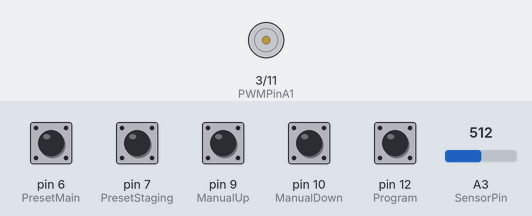
A sketch run on a simulated Arduino Uno, built with avr-gcc and run on an emulated ATmega328P. Shown: motor-driver pin pairs drawn as motors (green arrow = first pin HIGH = forward, orange = second pin HIGH = backward, longer = more drive, scaled by the enable pin). The test bench sets the inputs (shaded band); at power-on: pin 6 (PresetMain), pin 7 (PresetStaging), pin 9 (ManualUp), pin 10 (ManualDown), pin 12 (Program) HIGH, A3 (SensorPin) = 512.

Above: at 1.2 s.
1.3 s: pin 6 (PresetMain) pulled LOW for 0.15 s
At 1.7 s:
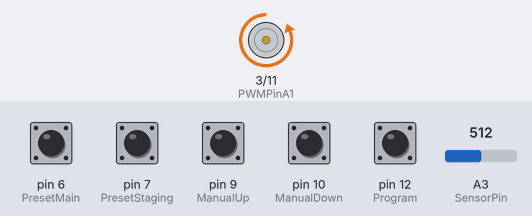
2.9 s: pin 9 (ManualUp) pulled LOW for 0.15 s
At 2.97 s:
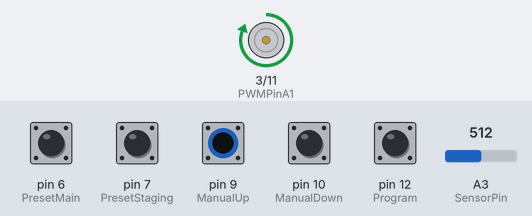
4.5 s: pin 6 (PresetMain) pulled LOW for 1 s
At 5.4 s:
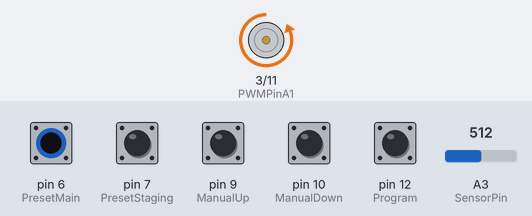
7.0 s: A3 (SensorPin) set to 10
At 7.3 s:
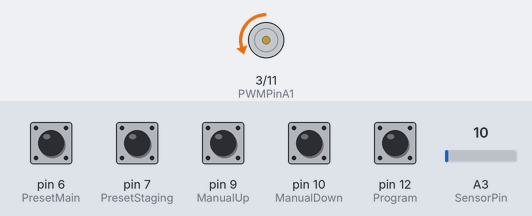
8.5 s: pin 7 (PresetStaging) pulled LOW for 0.15 s
10.1 s: pin 10 (ManualDown) pulled LOW for 0.15 s
At 11.6 s:
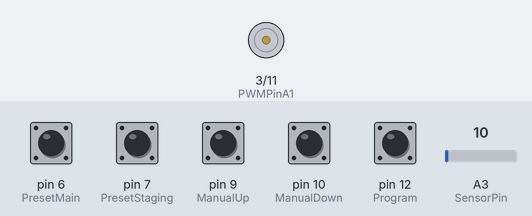
Timing chart, 0 to 12.7 s (numbered marks = the images above; inputs shaded):
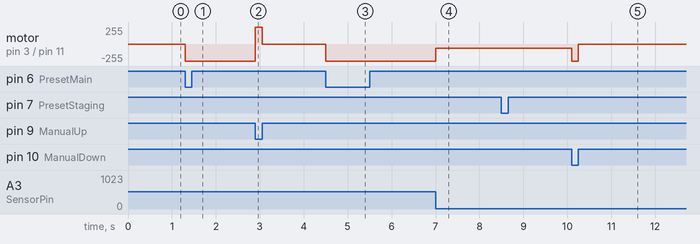

The sketch:

Elevator.v0.8.ino
```cpp
// Version 0.8
// Version history
// 0.0 - Enables the MegaMoto board and sets the motor pins to inactive to avoid immediate movement of actuator
// 0.1 - Enables the manual up/down control button
// 0.2 - Adds the ElevatorUp, ElevatorDown, and ElevatorStop functions
// 0.3 - Add reading input from actuator
// 0.4 - Add support for preset buttons
// 0.5 - Add slowing down the elevator as it nears target to improve accuracy
// 0.6 - Add programming support
// 0.7 - Add EEPROM support
// 0.8 - Commented out the debugging messages and added more comments

/*
 * by Serdar Soysal
 *
 * Big thanks to code samples at arduino.cc, Firgelli Automations, Progressive Automations, and Shift Automation.
 *
 * This code uses an Arduino Uno board to control a position feedback linear actuator using various tactile switches for control.
 * The goal is to use this as a control mechanism for a train elevator.
 * This implementation uses two levels: main and staging. It is possible to extend the code to use more levels by adding the necessary switches and controls.
 * The implementation has the following details:
 *   - Preset pushbuttons for both levels
 *   - Ability to move the elevator manually using a momentary SPDT switch
 *   - Ability to program either preset pushbutton to the current location of the actuator
 *   - The preset values are stored in the EEPROM memory to avoid losing them each time the board is turned off
 *
 * Potential improvements:
 *   - Add a potentiometer input for controlling the speed of the actuator
 *   - Add digital display output for elevator levels
 */

// Add additional libraries
#include <Button.h>
#include <EEPROM.h>

// Use the jumpers on the board to select which pins will be used
int EnablePin = 8; // use pin 8 to enable board
int PWMPinA1 = 3;  // motor pin A for actuator
int PWMPinB1 = 11; // motor pin B for actuator
// switch these two pins if the elevator moves in the opposite direction than you expect

// Declare our buttons and specify the correponding pins
Button ManualUp(9);      // use pin 9 to move elevator up manually
Button ManualDown(10);   // use pin 10 to move elevator down manually
Button PresetMain(6);    // use pin 6 to move elevator to main level
Button PresetStaging(7); // use pin 7 to move elevator to staging level
Button Program(12);      // use pin 12 for programming switch

// Specify our input pin for actuator position
int SensorPin = A3;

// Set other globally used variables
// int delaytime = 5*1000; // 5 seconds times 1,000 to convert to milliseconds
int MainLevel;    // will store/read these values from EEPROM for production
int StagingLevel; // will store/read these values from EEPROM for production
int CurrentPos = 0;   // use to read the current position of actuator
int TargetPos = 0;    // use to set the target position of actuator
int Accuracy = 1;    // stopping accuracy of the actuator - must be at least 15 less than ApproachLimit
int ApproachLimit = 20;   // defines the vicinity of target where the actuator will slow down - must be at least 15 greater than Accuracy
bool Programming = false; // if true, elevator is in programming mode
bool AutoPilot = false;   // if true, elevator is on autopilot
const int Stopped = 0;    // elevator autopilot status
const int GoingUp = 1;    // elevator autopilot status
const int GoingDown = 2;  // elevator autopilot status
const int Fast = 3;       // elevator autopilot speed
const int Slow = 4;       // elevator autopilot speed
int AutoPilotStatus = Stopped;  // start at stopped level
int AutoPilotSpeed = Fast;      // default speed is Fast
int FullSpeed = 255;    // full elevator speed - adjust based on your actuator
int ApproachSpeed = 60; // slow elevator speed - adjust based on your actuator
const int MainAddress = 0;    // EEPROM address for storing the main level
const int StagingAddress = 5; // EEPROM address for storing the staging level

void setup() {
  // initialize serial port
  Serial.begin(9600);

  // initialize our buttons
  ManualUp.begin();
  ManualDown.begin();
  PresetMain.begin();
  PresetStaging.begin();
  Program.begin();

  // read values from EEPROM
  EEPROM.get(MainAddress,MainLevel);
  EEPROM.get(StagingAddress,StagingLevel);
  // Serial.println("Read the following values for main and staging levels:");
  // Serial.println(MainLevel);
  // Serial.println(StagingLevel);

  // initialize MegaMoto board
  pinMode(EnablePin, OUTPUT); //Enable the board
  pinMode(PWMPinA1, OUTPUT);
  pinMode(PWMPinB1, OUTPUT);  //Set motor outputs

  // set our sensor pin to read
  pinMode(SensorPin, INPUT);

  // make sure we don't move the actuator upon start
  analogWrite(PWMPinA1, 0);
  analogWrite(PWMPinB1, 0);

  // enable the megamoto shield
  // Serial.println("Enabling MegaMoto shield");
  // delay(delaytime);
  digitalWrite(EnablePin, HIGH);
  // Serial.println("MegaMoto shield is now enabled");

}

void loop() {

  CurrentPos = ReadPos();

  // if the elevator is moving on autopilot because a preset button is pressed AND the target position is reached, stop the elevator
  if ((AutoPilot) && (ReachedTarget(CurrentPos))) {
      ElevatorStop();
      AutoPilot = false;
      AutoPilotStatus = Stopped;
  }

  // check to see if the preset button for main level is pressed
  if (PresetMain.pressed()) {
    // if the elevator is in programming mode, then we should read the current position, set the variable for main level to that value and also store it in the EEPROM
    if (Programming) {
      MainLevel = ReadPos();
      EEPROM.put(MainAddress,MainLevel);
      // Serial.print("Main level set to: ");
      // Serial.println(MainLevel);
    }
    // otherwise, switch to autopilot mode and go to the main level
    else {
      AutoPilot = true;
      TargetPos=MainLevel;
      GoToTarget();
    }
  }

  // check to see if the preset button for staging level is pressed
  if (PresetStaging.pressed()) {
    // if the elevator is in programming mode, then we should read the current position, set the variable for staging level to that value and also store it in the EEPROM
    if (Programming) {
      StagingLevel = ReadPos();
      EEPROM.put(StagingAddress,StagingLevel);
      // Serial.print("Staging level set to: ");
      // Serial.println(StagingLevel);
    }
    // otherwise, switch to autopilot mode and go to the staging level
    else {
       AutoPilot = true;
       TargetPos=StagingLevel;
       GoToTarget();
    }
  }

  // check to see either of the manual control buttons are pressed
  // if they are, interrupt any autopilot action and then start moving the elevator full speed in the direction of the button pressed
  if (ManualUp.pressed()) {
    AutoPilot = false;
    ElevatorUp(FullSpeed);
  }
  if (ManualDown.pressed()) {
    AutoPilot = false;
    ElevatorDown(FullSpeed);
  }

  // check to see if both manual control buttons are released, if they are, stop the elevator
  if (ManualUp.released() || ManualDown.released()) {
    ElevatorStop();
  }

  // enter or exit programming mode based on the status of the programming button
  if (Program.pressed()) {
    Programming = true;
    // Serial.println("Entering programming mode.");
  }
  if (Program.released()) {
    Programming = false;
    // Serial.println("Exiting programming mode.");
  }
}

void ElevatorUp(int Speed) {
  // Activate pin A and deactivate pin B
  analogWrite(PWMPinA1, Speed);
  analogWrite(PWMPinB1, 0); // speed 0-255

  // Print starting point
  // Serial.print("Moving elevator up from position: ");
  // Serial.println(ReadPos());
}

void ElevatorDown(int Speed) {
  // Activate pin B and deactivate pin A
  analogWrite(PWMPinA1, 0);
  analogWrite(PWMPinB1, Speed); // speed 0-255

  // Print starting point
  // Serial.print("Moving elevator down from position: ");
  // Serial.println(ReadPos());
}

void ElevatorStop() {
  // Deactivate both pins
  analogWrite(PWMPinA1, 0);
  analogWrite(PWMPinB1, 0); // speed 0-255

  // Print stopping point
  // Serial.print("Elevator stopped at position: ");
  // Serial.println(ReadPos());
}

int ReadPos() {
  return analogRead(SensorPin);
}

void GoToTarget() {
  // this routine is called when one of the preset buttons is pressed
  // switch to autopilot mode
  AutoPilot = true;
  if (ReachedTarget(CurrentPos)) {
    // if the elevator is already at target, then don't move and switch off autopilot
    // Serial.println("Elevator already at target.");
    AutoPilot = false;
  }
  else if (TargetPos < CurrentPos) {
    // the target position is less than the current position, so the elevator needs to start going down
    ElevatorDown(FullSpeed);
    AutoPilotStatus = GoingDown;
    AutoPilotSpeed = Fast;
  }
  else if (TargetPos > CurrentPos) {
    // the target position is higher than the current position, so the elevator needs to start going up
    ElevatorUp(FullSpeed);
    AutoPilotStatus = GoingUp;
    AutoPilotSpeed = Fast;
  }
}

bool ReachedTarget(int CheckPos) {
  // this routine checks to see if the elevator has reached its target
  // to prevent overshooting, hesitation etc, especially with fast moving actuators, the routine will assume that the elevator has reached its target if the position feedback is within a range of the target
  // this range is controlled by the global variable Accuracy.
  // it uses a similar approach for when to slow down the actuator using the global variable ApproachLimit
  // slowing down the actuator as it nears the target allows increased accuracy

  // set the +/- range for both limit and approach
  int LimitLow = CheckPos - Accuracy;
  int LimitHigh = CheckPos + Accuracy;
  int ApproachLow = CheckPos - ApproachLimit;
  int ApproachHigh = CheckPos + ApproachLimit;

  // if the elevator is moving fast, we should check to see if we are nearing the target
  if (AutoPilotSpeed == Fast) {
    if ((TargetPos < ApproachHigh) && (TargetPos > ApproachLow)) {
      // elevator is nearing target, so switch to slow speed and set the actuator control pins accordingly
      // Serial.println("Elevator nearing target, slowing down.");
      AutoPilotSpeed = Slow;
      if (AutoPilotStatus == GoingDown) {
        ElevatorDown(ApproachSpeed);
      }
      else if (AutoPilotStatus == GoingUp) {
        ElevatorUp(ApproachSpeed);
      }
    }
    return false;
  }
  // elevator is moving slow, so we should check to see if we are at target
  else if ((TargetPos < LimitHigh) && (TargetPos > LimitLow)) {
    // Serial.println("Elevator reached target.");
    return true;
  }
  else {
    return false;
  }
}
```

Measured:
- after the input at 1.3 s, motor on pin 3 (PWMPinA1) / pin 11 (PWMPinB1): stopped → backward 255/255 at once
- after the input at 2.9 s, motor on pin 3 (PWMPinA1) / pin 11 (PWMPinB1): backward 255/255 → forward 255/255 at once, → stopped 0.15 s later
- after the input at 4.5 s, motor on pin 3 (PWMPinA1) / pin 11 (PWMPinB1): stopped → backward 255/255 at once
- after the input at 7.0 s, motor on pin 3 (PWMPinA1) / pin 11 (PWMPinB1): backward 255/255 → backward 60/255 at once
- after the input at 10.1 s, motor on pin 3 (PWMPinA1) / pin 11 (PWMPinB1): backward 60/255 → backward 255/255 at once, → stopped 0.15 s later
